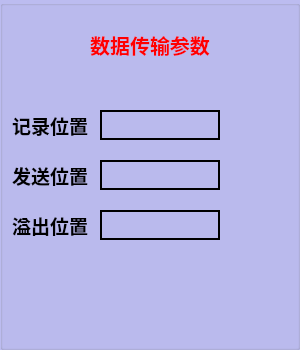
  <widget class="QGroupBox" name="groupBox">
   <property name="geometry">
    <rect>
     <x>0</x>
     <y>0</y>
     <width>300</width>
     <height>350</height>
    </rect>
   </property>
   <property name="palette">
    <palette>
     <active>
      <colorrole role="WindowText">
       <brush brushstyle="SolidPattern">
        <color alpha="255">
         <red>0</red>
         <green>0</green>
         <blue>0</blue>
        </color>
       </brush>
      </colorrole>
      <colorrole role="Button">
       <brush brushstyle="SolidPattern">
        <color alpha="255">
         <red>188</red>
         <green>188</green>
         <blue>240</blue>
        </color>
       </brush>
      </colorrole>
      <colorrole role="Light">
       <brush brushstyle="SolidPattern">
        <color alpha="255">
         <red>255</red>
         <green>255</green>
         <blue>255</blue>
        </color>
       </brush>
      </colorrole>
      <colorrole role="Midlight">
       <brush brushstyle="SolidPattern">
        <color alpha="255">
         <red>221</red>
         <green>221</green>
         <blue>247</blue>
        </color>
       </brush>
      </colorrole>
      <colorrole role="Dark">
       <brush brushstyle="SolidPattern">
        <color alpha="255">
         <red>94</red>
         <green>94</green>
         <blue>120</blue>
        </color>
       </brush>
      </colorrole>
      <colorrole role="Mid">
       <brush brushstyle="SolidPattern">
        <color alpha="255">
         <red>125</red>
         <green>125</green>
         <blue>160</blue>
        </color>
       </brush>
      </colorrole>
      <colorrole role="Text">
       <brush brushstyle="SolidPattern">
        <color alpha="255">
         <red>0</red>
         <green>0</green>
         <blue>0</blue>
        </color>
       </brush>
      </colorrole>
      <colorrole role="BrightText">
       <brush brushstyle="SolidPattern">
        <color alpha="255">
         <red>255</red>
         <green>255</green>
         <blue>255</blue>
        </color>
       </brush>
      </colorrole>
      <colorrole role="ButtonText">
       <brush brushstyle="SolidPattern">
        <color alpha="255">
         <red>0</red>
         <green>0</green>
         <blue>0</blue>
        </color>
       </brush>
      </colorrole>
      <colorrole role="Base">
       <brush brushstyle="SolidPattern">
        <color alpha="255">
         <red>255</red>
         <green>255</green>
         <blue>255</blue>
        </color>
       </brush>
      </colorrole>
      <colorrole role="Window">
       <brush brushstyle="SolidPattern">
        <color alpha="255">
         <red>188</red>
         <green>188</green>
         <blue>240</blue>
        </color>
       </brush>
      </colorrole>
      <colorrole role="Shadow">
       <brush brushstyle="SolidPattern">
        <color alpha="255">
         <red>0</red>
         <green>0</green>
         <blue>0</blue>
        </color>
       </brush>
      </colorrole>
      <colorrole role="AlternateBase">
       <brush brushstyle="SolidPattern">
        <color alpha="255">
         <red>221</red>
         <green>221</green>
         <blue>247</blue>
        </color>
       </brush>
      </colorrole>
      <colorrole role="ToolTipBase">
       <brush brushstyle="SolidPattern">
        <color alpha="255">
         <red>255</red>
         <green>255</green>
         <blue>220</blue>
        </color>
       </brush>
      </colorrole>
      <colorrole role="ToolTipText">
       <brush brushstyle="SolidPattern">
        <color alpha="255">
         <red>0</red>
         <green>0</green>
         <blue>0</blue>
        </color>
       </brush>
      </colorrole>
     </active>
     <inactive>
      <colorrole role="WindowText">
       <brush brushstyle="SolidPattern">
        <color alpha="255">
         <red>0</red>
         <green>0</green>
         <blue>0</blue>
        </color>
       </brush>
      </colorrole>
      <colorrole role="Button">
       <brush brushstyle="SolidPattern">
        <color alpha="255">
         <red>188</red>
         <green>188</green>
         <blue>240</blue>
        </color>
       </brush>
      </colorrole>
      <colorrole role="Light">
       <brush brushstyle="SolidPattern">
        <color alpha="255">
         <red>255</red>
         <green>255</green>
         <blue>255</blue>
        </color>
       </brush>
      </colorrole>
      <colorrole role="Midlight">
       <brush brushstyle="SolidPattern">
        <color alpha="255">
         <red>221</red>
         <green>221</green>
         <blue>247</blue>
        </color>
       </brush>
      </colorrole>
      <colorrole role="Dark">
       <brush brushstyle="SolidPattern">
        <color alpha="255">
         <red>94</red>
         <green>94</green>
         <blue>120</blue>
        </color>
       </brush>
      </colorrole>
      <colorrole role="Mid">
       <brush brushstyle="SolidPattern">
        <color alpha="255">
         <red>125</red>
         <green>125</green>
         <blue>160</blue>
        </color>
       </brush>
      </colorrole>
      <colorrole role="Text">
       <brush brushstyle="SolidPattern">
        <color alpha="255">
         <red>0</red>
         <green>0</green>
         <blue>0</blue>
        </color>
       </brush>
      </colorrole>
      <colorrole role="BrightText">
       <brush brushstyle="SolidPattern">
        <color alpha="255">
         <red>255</red>
         <green>255</green>
         <blue>255</blue>
        </color>
       </brush>
      </colorrole>
      <colorrole role="ButtonText">
       <brush brushstyle="SolidPattern">
        <color alpha="255">
         <red>0</red>
         <green>0</green>
         <blue>0</blue>
        </color>
       </brush>
      </colorrole>
      <colorrole role="Base">
       <brush brushstyle="SolidPattern">
        <color alpha="255">
         <red>255</red>
         <green>255</green>
         <blue>255</blue>
        </color>
       </brush>
      </colorrole>
      <colorrole role="Window">
       <brush brushstyle="SolidPattern">
        <color alpha="255">
         <red>188</red>
         <green>188</green>
         <blue>240</blue>
        </color>
       </brush>
      </colorrole>
      <colorrole role="Shadow">
       <brush brushstyle="SolidPattern">
        <color alpha="255">
         <red>0</red>
         <green>0</green>
         <blue>0</blue>
        </color>
       </brush>
      </colorrole>
      <colorrole role="AlternateBase">
       <brush brushstyle="SolidPattern">
        <color alpha="255">
         <red>221</red>
         <green>221</green>
         <blue>247</blue>
        </color>
       </brush>
      </colorrole>
      <colorrole role="ToolTipBase">
       <brush brushstyle="SolidPattern">
        <color alpha="255">
         <red>255</red>
         <green>255</green>
         <blue>220</blue>
        </color>
       </brush>
      </colorrole>
      <colorrole role="ToolTipText">
       <brush brushstyle="SolidPattern">
        <color alpha="255">
         <red>0</red>
         <green>0</green>
         <blue>0</blue>
        </color>
       </brush>
      </colorrole>
     </inactive>
     <disabled>
      <colorrole role="WindowText">
       <brush brushstyle="SolidPattern">
        <color alpha="255">
         <red>94</red>
         <green>94</green>
         <blue>120</blue>
        </color>
       </brush>
      </colorrole>
      <colorrole role="Button">
       <brush brushstyle="SolidPattern">
        <color alpha="255">
         <red>188</red>
         <green>188</green>
         <blue>240</blue>
        </color>
       </brush>
      </colorrole>
      <colorrole role="Light">
       <brush brushstyle="SolidPattern">
        <color alpha="255">
         <red>255</red>
         <green>255</green>
         <blue>255</blue>
        </color>
       </brush>
      </colorrole>
      <colorrole role="Midlight">
       <brush brushstyle="SolidPattern">
        <color alpha="255">
         <red>221</red>
         <green>221</green>
         <blue>247</blue>
        </color>
       </brush>
      </colorrole>
      <colorrole role="Dark">
       <brush brushstyle="SolidPattern">
        <color alpha="255">
         <red>94</red>
         <green>94</green>
         <blue>120</blue>
        </color>
       </brush>
      </colorrole>
      <colorrole role="Mid">
       <brush brushstyle="SolidPattern">
        <color alpha="255">
         <red>125</red>
         <green>125</green>
         <blue>160</blue>
        </color>
       </brush>
      </colorrole>
      <colorrole role="Text">
       <brush brushstyle="SolidPattern">
        <color alpha="255">
         <red>94</red>
         <green>94</green>
         <blue>120</blue>
        </color>
       </brush>
      </colorrole>
      <colorrole role="BrightText">
       <brush brushstyle="SolidPattern">
        <color alpha="255">
         <red>255</red>
         <green>255</green>
         <blue>255</blue>
        </color>
       </brush>
      </colorrole>
      <colorrole role="ButtonText">
       <brush brushstyle="SolidPattern">
        <color alpha="255">
         <red>94</red>
         <green>94</green>
         <blue>120</blue>
        </color>
       </brush>
      </colorrole>
      <colorrole role="Base">
       <brush brushstyle="SolidPattern">
        <color alpha="255">
         <red>188</red>
         <green>188</green>
         <blue>240</blue>
        </color>
       </brush>
      </colorrole>
      <colorrole role="Window">
       <brush brushstyle="SolidPattern">
        <color alpha="255">
         <red>188</red>
         <green>188</green>
         <blue>240</blue>
        </color>
       </brush>
      </colorrole>
      <colorrole role="Shadow">
       <brush brushstyle="SolidPattern">
        <color alpha="255">
         <red>0</red>
         <green>0</green>
         <blue>0</blue>
        </color>
       </brush>
      </colorrole>
      <colorrole role="AlternateBase">
       <brush brushstyle="SolidPattern">
        <color alpha="255">
         <red>188</red>
         <green>188</green>
         <blue>240</blue>
        </color>
       </brush>
      </colorrole>
      <colorrole role="ToolTipBase">
       <brush brushstyle="SolidPattern">
        <color alpha="255">
         <red>255</red>
         <green>255</green>
         <blue>220</blue>
        </color>
       </brush>
      </colorrole>
      <colorrole role="ToolTipText">
       <brush brushstyle="SolidPattern">
        <color alpha="255">
         <red>0</red>
         <green>0</green>
         <blue>0</blue>
        </color>
       </brush>
      </colorrole>
     </disabled>
    </palette>
   </property>
   <property name="autoFillBackground">
    <bool>true</bool>
   </property>
   <property name="title">
    <string/>
   </property>
   <widget class="QLabel" name="label">
    <property name="geometry">
     <rect>
      <x>75</x>
      <y>20</y>
      <width>150</width>
      <height>50</height>
     </rect>
    </property>
    <property name="palette">
     <palette>
      <active>
       <colorrole role="WindowText">
        <brush brushstyle="SolidPattern">
         <color alpha="255">
          <red>255</red>
          <green>0</green>
          <blue>0</blue>
         </color>
        </brush>
       </colorrole>
      </active>
      <inactive>
       <colorrole role="WindowText">
        <brush brushstyle="SolidPattern">
         <color alpha="255">
          <red>255</red>
          <green>0</green>
          <blue>0</blue>
         </color>
        </brush>
       </colorrole>
      </inactive>
      <disabled>
       <colorrole role="WindowText">
        <brush brushstyle="SolidPattern">
         <color alpha="255">
          <red>120</red>
          <green>120</green>
          <blue>120</blue>
         </color>
        </brush>
       </colorrole>
      </disabled>
     </palette>
    </property>
    <property name="font">
     <font>
      <pointsize>15</pointsize>
      <weight>75</weight>
      <bold>true</bold>
      <kerning>true</kerning>
     </font>
    </property>
    <property name="autoFillBackground">
     <bool>false</bool>
    </property>
    <property name="text">
     <string>数据传输参数</string>
    </property>
    <property name="alignment">
     <set>Qt::AlignCenter</set>
    </property>
    <property name="wordWrap">
     <bool>false</bool>
    </property>
   </widget>
   <widget class="QLabel" name="label_3">
    <property name="geometry">
     <rect>
      <x>0</x>
      <y>100</y>
      <width>100</width>
      <height>50</height>
     </rect>
    </property>
    <property name="font">
     <font>
      <pointsize>14</pointsize>
      <weight>75</weight>
      <bold>true</bold>
     </font>
    </property>
    <property name="text">
     <string>记录位置</string>
    </property>
    <property name="alignment">
     <set>Qt::AlignCenter</set>
    </property>
   </widget>
   <widget class="QLabel" name="label_4">
    <property name="geometry">
     <rect>
      <x>0</x>
      <y>150</y>
      <width>100</width>
      <height>50</height>
     </rect>
    </property>
    <property name="font">
     <font>
      <pointsize>14</pointsize>
      <weight>75</weight>
      <bold>true</bold>
     </font>
    </property>
    <property name="text">
     <string>发送位置</string>
    </property>
    <property name="alignment">
     <set>Qt::AlignCenter</set>
    </property>
   </widget>
   <widget class="QLabel" name="label_5">
    <property name="geometry">
     <rect>
      <x>0</x>
      <y>200</y>
      <width>100</width>
      <height>50</height>
     </rect>
    </property>
    <property name="font">
     <font>
      <pointsize>14</pointsize>
      <weight>75</weight>
      <bold>true</bold>
     </font>
    </property>
    <property name="text">
     <string>溢出位置</string>
    </property>
    <property name="alignment">
     <set>Qt::AlignCenter</set>
    </property>
   </widget>
   <widget class="QLabel" name="RecordPosLab">
    <property name="geometry">
     <rect>
      <x>100</x>
      <y>110</y>
      <width>120</width>
      <height>30</height>
     </rect>
    </property>
    <property name="frameShape">
     <enum>QFrame::Box</enum>
    </property>
    <property name="lineWidth">
     <number>2</number>
    </property>
    <property name="text">
     <string/>
    </property>
   </widget>
   <widget class="QLabel" name="SendPosLab">
    <property name="geometry">
     <rect>
      <x>100</x>
      <y>160</y>
      <width>120</width>
      <height>30</height>
     </rect>
    </property>
    <property name="frameShape">
     <enum>QFrame::Box</enum>
    </property>
    <property name="lineWidth">
     <number>2</number>
    </property>
    <property name="text">
     <string/>
    </property>
   </widget>
   <widget class="QLabel" name="OverflowFlagLab">
    <property name="geometry">
     <rect>
      <x>100</x>
      <y>210</y>
      <width>120</width>
      <height>30</height>
     </rect>
    </property>
    <property name="frameShape">
     <enum>QFrame::Box</enum>
    </property>
    <property name="lineWidth">
     <number>2</number>
    </property>
    <property name="text">
     <string/>
    </property>
   </widget>
  </widget>
